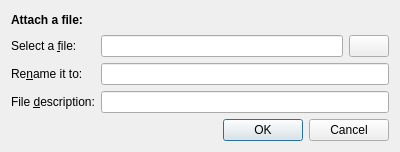
<?xml version="1.0" encoding="UTF-8"?>
<ui version="4.0">
 <class>Dialog</class>
 <widget class="QDialog" name="Dialog">
  <property name="geometry">
   <rect>
    <x>0</x>
    <y>0</y>
    <width>400</width>
    <height>152</height>
   </rect>
  </property>
  <property name="windowTitle">
   <string>Dialog</string>
  </property>
  <layout class="QGridLayout" name="gridLayout">
   <item row="2" column="1" colspan="4">
    <widget class="QLineEdit" name="fileRename"/>
   </item>
   <item row="4" column="0" colspan="5">
    <widget class="QDialogButtonBox" name="buttonBox">
     <property name="orientation">
      <enum>Qt::Horizontal</enum>
     </property>
     <property name="standardButtons">
      <set>QDialogButtonBox::Cancel|QDialogButtonBox::Ok</set>
     </property>
    </widget>
   </item>
   <item row="0" column="0" colspan="5">
    <widget class="QLabel" name="label_3">
     <property name="font">
      <font>
       <weight>75</weight>
       <bold>true</bold>
      </font>
     </property>
     <property name="text">
      <string>Attach a file:</string>
     </property>
    </widget>
   </item>
   <item row="1" column="0">
    <widget class="QLabel" name="label">
     <property name="text">
      <string>Select a &amp;file:</string>
     </property>
     <property name="buddy">
      <cstring>fileName</cstring>
     </property>
    </widget>
   </item>
   <item row="1" column="4">
    <widget class="QPushButton" name="fileSelect">
     <property name="sizePolicy">
      <sizepolicy hsizetype="Fixed" vsizetype="Fixed">
       <horstretch>0</horstretch>
       <verstretch>0</verstretch>
      </sizepolicy>
     </property>
     <property name="text">
      <string/>
     </property>
     <property name="icon">
      <iconset resource="../../../../../resources/nicos-gui.qrc">
       <normaloff>:/open</normaloff>:/open</iconset>
     </property>
     <property name="iconSize">
      <size>
       <width>16</width>
       <height>16</height>
      </size>
     </property>
    </widget>
   </item>
   <item row="3" column="0">
    <widget class="QLabel" name="label_4">
     <property name="text">
      <string>File &amp;description:</string>
     </property>
     <property name="buddy">
      <cstring>fileRename</cstring>
     </property>
    </widget>
   </item>
   <item row="2" column="0">
    <widget class="QLabel" name="label_2">
     <property name="text">
      <string>Re&amp;name it to:</string>
     </property>
     <property name="buddy">
      <cstring>fileRename</cstring>
     </property>
    </widget>
   </item>
   <item row="1" column="1" colspan="3">
    <widget class="QLineEdit" name="fileName"/>
   </item>
   <item row="3" column="1" colspan="4">
    <widget class="QLineEdit" name="fileDesc"/>
   </item>
  </layout>
 </widget>
 <tabstops>
  <tabstop>fileName</tabstop>
  <tabstop>fileSelect</tabstop>
  <tabstop>fileRename</tabstop>
  <tabstop>fileDesc</tabstop>
  <tabstop>buttonBox</tabstop>
 </tabstops>
 <resources>
  <include location="../../../../../resources/nicos-gui.qrc"/>
 </resources>
 <connections>
  <connection>
   <sender>buttonBox</sender>
   <signal>accepted()</signal>
   <receiver>Dialog</receiver>
   <slot>accept()</slot>
   <hints>
    <hint type="sourcelabel">
     <x>224</x>
     <y>133</y>
    </hint>
    <hint type="destinationlabel">
     <x>157</x>
     <y>151</y>
    </hint>
   </hints>
  </connection>
  <connection>
   <sender>buttonBox</sender>
   <signal>rejected()</signal>
   <receiver>Dialog</receiver>
   <slot>reject()</slot>
   <hints>
    <hint type="sourcelabel">
     <x>292</x>
     <y>139</y>
    </hint>
    <hint type="destinationlabel">
     <x>286</x>
     <y>151</y>
    </hint>
   </hints>
  </connection>
 </connections>
</ui>
